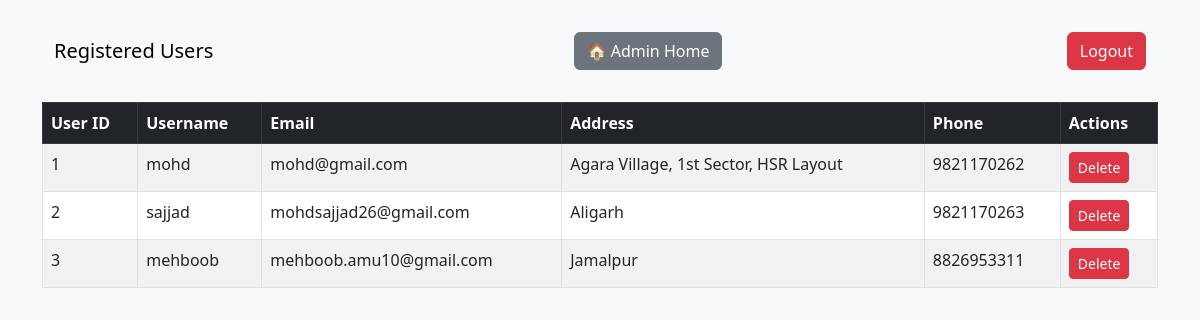
The app's page /admin/users (signed in) with its own data.
### models.py (models this page shows, shortened)
class User(db.Model):
    id = db.Column(db.Integer, primary_key=True)
    username = db.Column(db.String(50), unique=True, nullable=False)
    email = db.Column(db.String(120), unique=True, nullable=False)
    address = db.Column(db.String(200), nullable=False)
    phone = db.Column(db.String(15), unique=True, nullable=False)
    password_hash = db.Column(db.String(128), nullable=False)

### admin_routes.py (the view)
@admin_bp.route("/users")
def users():
    if not session.get("admin_logged_in"):
        return redirect(url_for("admin_bp.login"))
    users = User.query.all()
    return render_template("admin_users.html", users=users)

### app.py (called while the page is built)
@app.context_processor
def inject_cart():
    return inject_cart_count()

@app.context_processor
def inject_current_year():
    return { 'current_year': datetime.now().year}

### utils.py (called while the page is built)
def inject_cart_count():
    user_id = session.get("user_id")
    cart_key = f"cart_{user_id}" if user_id else "cart"
    cart = session.get(cart_key, [])
    return dict(cart_count=len(cart))

### templates/admin_users.html (shortened to what this page needs)
<!DOCTYPE html>
<html lang="en">
<head>
  <link href="https://cdn.jsdelivr.net/npm/bootstrap@5.3.0/dist/css/bootstrap.min.css" rel="stylesheet">
</head>
<body class="bg-light">
  <div class="container mt-4">
    <nav class="navbar navbar-light bg-light mb-4">
      <div class="container-fluid">
        <span class="navbar-brand mb-0 h1">Registered Users</span>
        <a href="{{ url_for('admin_bp.home') }}" class="btn btn-secondary">🏠 Admin Home</a>
        <a href="{{ url_for('admin_bp.logout') }}" class="btn btn-danger">Logout</a>
      </div>
    </nav>
    <table class="table table-bordered table-striped">
      <thead class="table-dark">
        <tr>
          <th>User ID</th>
          <th>Username</th>
          <th>Email</th>
          <th>Address</th>
          <th>Phone</th>
          <th>Actions</th>
        </tr>
      </thead>
      <tbody>
        {% for user in users %}
        <tr>
          <td>{{ user.id }}</td>
          <td>{{ user.username }}</td>
          <td>{{ user.email }}</td>
          <td>{{ user.address }}</td>
          <td>{{ user.phone }}</td>
          <td>
            <a href="{{ url_for('admin_bp.delete_user', user_id=user.id) }}" class="btn btn-sm btn-danger">Delete</a>
          </td>
        </tr>
        {% endfor %}
      </tbody>
    </table>
  </div>
</body>
</html>

### records on screen
User: id "1", username "mohd", email "mohd@gmail.com", address "Agara Village, 1st Sector, HSR Layout", phone "9821170262"
User: id "2", username "sajjad", email "mohdsajjad26@gmail.com", address "Aligarh", phone "9821170263"
User: id "3", username "mehboob", email "mehboob.amu10@gmail.com", address "Jamalpur", phone "8826953311"
